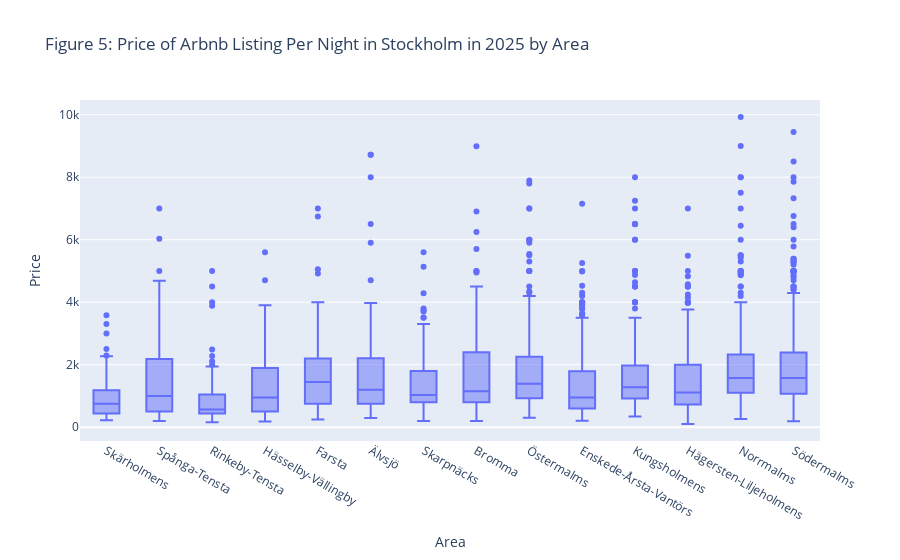

Notebook code cell kept with this figure:
### Markdown cell above
The minimum price per night is \$ 105 and the maximum price per night is up to \$ 500000, which makes the initial visualization not very comprehensible. Thus, I removed some outliers whose price per night is greater than $ 10000, and this lead to a removal of 25 listings, which accounts for less than 1% of the listings in Stockholm.

As what is shown in *Figure 5*, the median price per night in each area does not differ much but some areas, such as Sodermalms and Norrmalms see a considerable number of listings whose price is much higher than the average.

### Code cell
# distribution of price per night 
# min = 105 max = 500000
# remove outliers

listings_cleaned = listings[listings.price < 10000]
area_order = by_area['neighbourhood'].tolist()
area_order
fig5 = px.box(listings_cleaned, x = 'neighbourhood', y ='price', 
              title = 'Figure 5: Price of Arbnb Listing Per Night in Stockholm in 2025 by Area',
              labels = {'neighbourhood': 'Area', 'price': 'Price'},
              category_orders = {'neighbourhood': area_order})
fig5.show()

### Figure 1 — Plotly figure (JSON) as saved in the notebook; plotly's stock layout.template omitted (floating-point values rounded to 4 significant figures; data arrays with more than 128 entries replaced by an {"elided": "..."} marker saying what was removed)
{"data": [{"alignmentgroup": "True", "hovertemplate": "Area=%{x}<br>Price=%{y}<extra></extra>", "legendgroup": "", "marker": {"color": "#636efa"}, "name": "", "notched": false, "offsetgroup": "", "orientation": "v", "showlegend": false, "type": "box", "x": {"elided": "3469 str values"}, "x0": " ", "xaxis": "x", "y": {"elided": "3469 int values"}, "y0": " ", "yaxis": "y"}], "layout": {"boxmode": "group", "legend": {"tracegroupgap": 0}, "title": {"text": "Figure 5: Price of Arbnb Listing Per Night in Stockholm in 2025 by Area"}, "xaxis": {"anchor": "y", "categoryarray": ["Skärholmens", "Spånga-Tensta", "Rinkeby-Tensta", "Hässelby-Vällingby", "Farsta", "Älvsjö", "Skarpnäcks", "Bromma", "Östermalms", "Enskede-Årsta-Vantörs", "Kungsholmens", "Hägersten-Liljeholmens", "Norrmalms", "Södermalms"], "categoryorder": "array", "domain": [0, 1], "title": {"text": "Area"}}, "yaxis": {"anchor": "x", "domain": [0, 1], "title": {"text": "Price"}}}}
